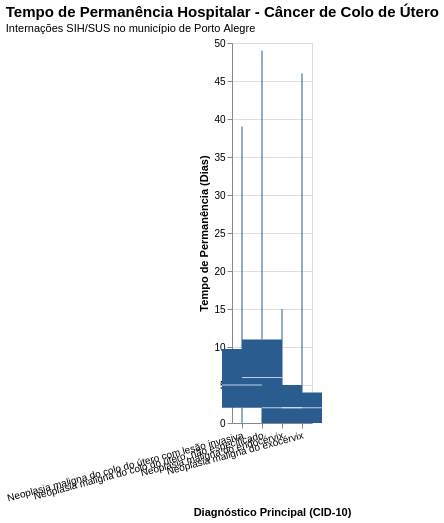

The notebook cell this image was saved under:
### Code cell
plot_distribuicao_permanencia(df_rd_rs_colo, tipo_cancer="Colo de Útero")

### Figure 1 — Vega-Lite specification as saved in the notebook (floating-point values rounded to 4 significant figures; data arrays with more than 128 entries replaced by an {"elided": "..."} marker saying what was removed)
{"config": {"view": {"continuousWidth": 300, "continuousHeight": 300}, "title": {"anchor": "start", "fontSize": 15, "subtitleFontSize": 11}}, "data": {"name": "data-e1fcbd52616278ca2bfd85924417ab2d"}, "mark": {"type": "boxplot", "color": "#2b5c8f", "extent": "min-max", "size": 40}, "encoding": {"tooltip": [{"field": "DIAG_PRINC", "title": "CID", "type": "nominal"}, {"field": "DIAS_PERM", "title": "Dias de Internação", "type": "quantitative"}], "x": {"axis": {"labelAngle": -15, "labelLimit": 250}, "field": "DIAG_PRINC", "title": "Diagnóstico Principal (CID-10)", "type": "nominal"}, "y": {"field": "DIAS_PERM", "title": "Tempo de Permanência (Dias)", "type": "quantitative"}}, "height": 380, "title": {"text": "Tempo de Permanência Hospitalar - Câncer de Colo de Útero", "subtitle": "Internações SIH/SUS no município de Porto Alegre"}, "width": "container", "$schema": "https://vega.github.io/schema/vega-lite/v6.4.1.json", "datasets": {"data-e1fcbd52616278ca2bfd85924417ab2d": {"elided": "590 records"}}}
